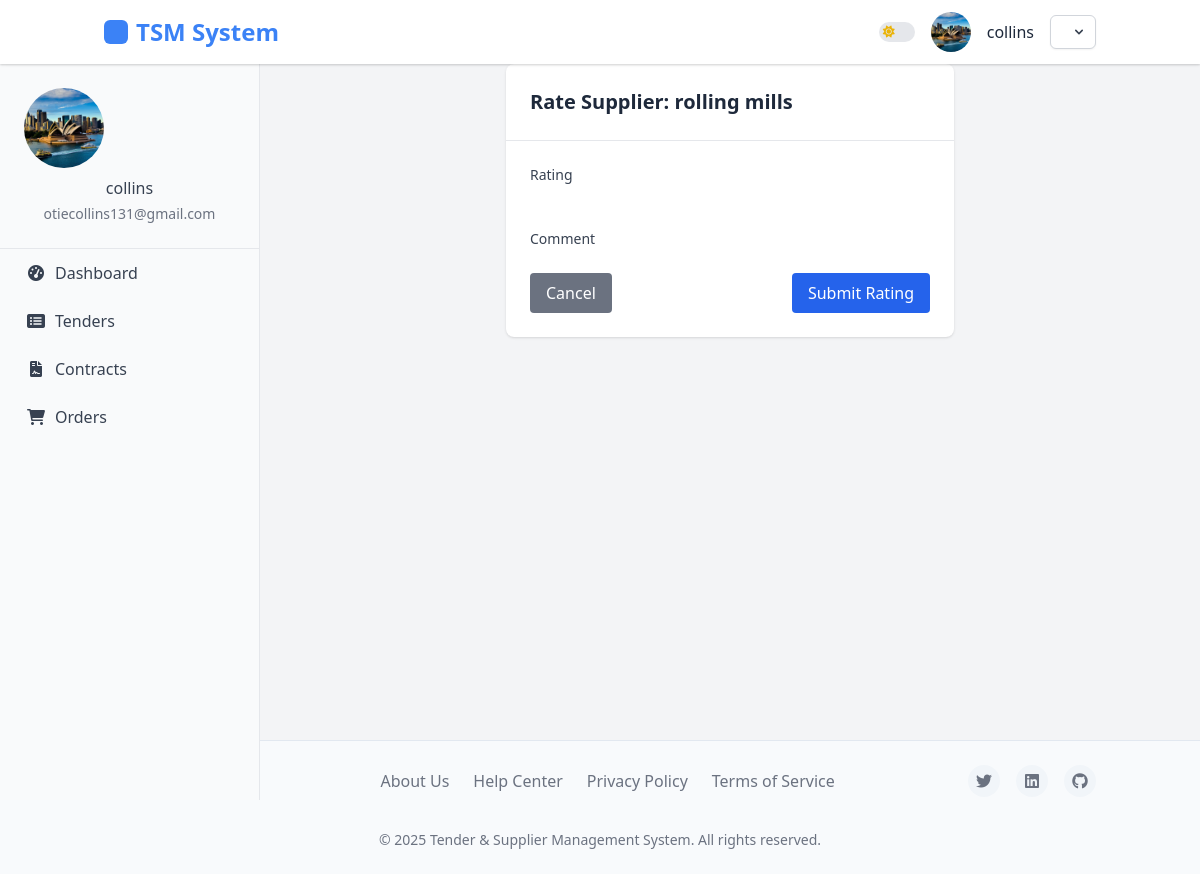
/suppliers/suppliers/1/rate/ (signed in), run on the app's committed database.
### accounts/models.py (models this page shows, shortened)
class User(AbstractUser):
    USER_TYPE_CHOICES = (
        ('buyer', 'Buyer'),
        ('supplier', 'Supplier'),
        ('admin', 'Administrator'),
    )
    user_type = models.CharField(
        max_length=10,
        choices=USER_TYPE_CHOICES,
        default='buyer',
        verbose_name=_('User Type')
    )
    company_name = models.CharField(max_length=100, blank=True)
    phone_number = models.CharField(max_length=20, blank=True)
    email = models.EmailField(_('email address'), unique=True)
    USERNAME_FIELD = 'email'
    REQUIRED_FIELDS = ['username', 'user_type']
    @property
    def is_buyer(self):
        return self.user_type == 'buyer'
    class Meta:
        permissions = [
            ("manage_buyers", "Can manage buyer accounts"),
            ("manage_suppliers", "Can manage supplier accounts"),
        ]

class UserProfile(models.Model):
    user = models.OneToOneField(User, on_delete=models.CASCADE, related_name='profile')
    profile_picture = models.ImageField(upload_to='profile_pics/', blank=True, null=True)
    address = models.TextField(blank=True)
    city = models.CharField(max_length=100, blank=True)
    state = models.CharField(max_length=100, blank=True)
    country = models.CharField(max_length=100, blank=True)
    postal_code = models.CharField(max_length=20, blank=True)
    tax_id = models.CharField(max_length=50, blank=True)
    registration_date = models.DateTimeField(auto_now_add=True)
    last_active = models.DateTimeField(auto_now=True)
    business_category = models.CharField(max_length=100, blank=True)
    years_in_business = models.PositiveIntegerField(default=0)
    department = models.CharField(max_length=100, blank=True)
    position = models.CharField(max_length=100, blank=True)

### suppliers/models.py (models this page shows, shortened)
class SupplierProfile(models.Model):
    user = models.OneToOneField(settings.AUTH_USER_MODEL, on_delete=models.CASCADE, related_name='supplier_profile')
    company_name = models.CharField(max_length=255)
    registration_number = models.CharField(max_length=100)
    tax_id = models.CharField(max_length=100)
    company_address = models.TextField()
    contact_person = models.CharField(max_length=255)
    contact_email = models.EmailField()
    contact_phone = models.CharField(max_length=20)
    website = models.URLField(blank=True)
    year_established = models.PositiveIntegerField(null=True, blank=True)
    categories = models.ManyToManyField(SupplierCategory, related_name='suppliers')
    short_description = models.TextField()
    capabilities = models.TextField()
    is_verified = models.BooleanField(default=False)
    verified_date = models.DateField(null=True, blank=True)
    created_at = models.DateTimeField(auto_now_add=True)
    updated_at = models.DateTimeField(auto_now=True)

### suppliers/views.py (the view)
# urls.py: path('suppliers/<int:pk>/rate/', views.supplier_rating, name='supplier_rating'),
@login_required
@buyer_required
def supplier_rating(request, pk):
    supplier = get_object_or_404(SupplierProfile, pk=pk)
    user_rating = SupplierRating.objects.filter(supplier=supplier, rated_by=request.user).first()
    if request.method == 'POST':
        if user_rating:
            form = SupplierRatingForm(request.POST, instance=user_rating)
        else:
            form = SupplierRatingForm(request.POST)
        if form.is_valid():
            rating = form.save(commit=False)
            rating.supplier = supplier
            rating.rated_by = request.user
            rating.save()
            messages.success(request, "Rating submitted successfully.")
            return redirect('supplier_detail', pk=pk)
    else:
        form = SupplierRatingForm(instance=user_rating)
    return render(request, 'suppliers/supplier_rating_form.html', {
        'form': form,
        'supplier': supplier,
        'user_rating': user_rating
    })

### suppliers/forms.py
class SupplierRatingForm(forms.ModelForm):
    class Meta:
        model = SupplierRating
        fields = ['rating', 'comments']
        widgets = {
            'rating': forms.NumberInput(attrs={'min': 1, 'max': 5}),
            'comments': forms.Textarea(attrs={'rows': 4})
        }

### suppliers/templates/suppliers/supplier_rating_form.html (shortened to what this page needs)
{% extends 'base.html' %}
{% block content %}
<div class="container mx-auto px-4 py-8">
    <div class="bg-white rounded-lg shadow overflow-hidden max-w-md mx-auto">
        <div class="p-6 border-b">
            <h1 class="text-xl font-bold">Rate Supplier: {{ supplier.company_name }}</h1>
        </div>
        <div class="p-6">
            <form method="post">
                <div class="mb-4">
                    <label for="id_rating" class="block text-sm font-medium text-gray-700 mb-1">Rating</label>
                    {{ form.rating }}
                </div>
                <div class="mb-6">
                    <label for="id_comment" class="block text-sm font-medium text-gray-700 mb-1">Comment</label>
                </div>
                <div class="flex items-center justify-between">
                    <a href="{% url 'supplier_detail' supplier.pk %}" class="bg-gray-500 hover:bg-gray-600 text-white font-medium py-2 px-4 rounded">
                        Cancel
                    </a>
                    <button type="submit" class="bg-blue-600 hover:bg-blue-700 text-white font-medium py-2 px-4 rounded">
                        {% if user_rating %}Update{% else %}Submit{% endif %} Rating
                    </button>
                </div>
            </form>
        </div>
    </div>
</div>
{% endblock %}

### accounts/templates/base.html (shortened to what this page needs)
<!DOCTYPE html>
<html lang="en" class="light">
    <head>
    <script src="https://cdn.tailwindcss.com"></script>
    <link rel="stylesheet" href="https://cdnjs.cloudflare.com/ajax/libs/font-awesome/6.0.0-beta3/css/all.min.css">
</head>
<body>
    <aside class="sidebar">
        <div class="sidebar-profile">
            {% if user.is_authenticated %}
                {% if user.profile.profile_picture %}
                    <img src="{{ user.profile.profile_picture.url }}" alt="{{ user.username }}'s Avatar">
                {% endif %}
                <h6>{{ user.get_full_name|default:user.username }}</h6>
                <p class="text-sm">{{ user.email }}</p>
            {% endif %}
        </div>
        <nav class="sidebar-nav">
            <ul>
                {% if user.is_authenticated %}
                    {% if user.is_buyer %}
                        <li><a href="{% url 'dashboard:buyer_dashboard' %}" {% if request.resolver_match.url_name == 'buyer_dashboard' %}class="active"{% endif %}><i class="fas fa-tachometer-alt"></i> Dashboard</a></li>
                        <li><a href="{% url 'tenders:tender_list' %}" {% if request.resolver_match.url_name == 'tender_list' %}class="active"{% endif %}><i class="fas fa-list-alt"></i> Tenders</a></li>
                        <li><a href="{% url 'contracts:contract_list' %}" {% if request.path == '/contracts/' %}class="active"{% endif %}><i class="fas fa-file-contract"></i> Contracts</a></li>
                        <li><a href="{% url 'orders:order_list' %}"><i class="fas fa-shopping-cart"></i> Orders</a></li>
                    {% endif %}
                {% endif %}
            </ul>
        </nav>
    </aside>
    <header>
        <nav class="container mx-auto px-4">
            <div class="logo">
                <a href="{% url 'home' %}" class="text-2xl font-bold">TSM System</a>
            </div>
            <div class="profile">
                <div class="theme-toggle-container">
                    <label class="relative inline-flex items-center cursor-pointer">
                        <span class="w-9 h-5 bg-gray-200 peer-focus:outline-none peer-focus:ring-2 peer-focus:ring-primary-300 dark:bg-gray-700 rounded-full peer dark:peer-focus:ring-primary-600 peer-checked:bg-primary-600 relative">
                            <i class="fas fa-sun absolute left-1 top-1/2 -translate-y-1/2 text-yellow-500 text-xs z-10 transition-opacity dark:opacity-0"></i>
                        </span>
                    </label>
                </div>
                {% if user.profile.profile_picture %}
                      <img src="{{ user.profile.profile_picture.url }}" alt="{{ user.username }}'s Avatar" class="w-10 h-10 rounded-full object-cover">
                    {% else %}
                      <img src="https://via.placeholder.com/40" alt="User Avatar" class="w-10 h-10 rounded-full object-cover">
                    {% endif %}
                {% if user.is_authenticated %}
                    <span class="username">{{ user.username }}</span>
                    <div class="relative inline-block text-left">
                        <button id="userMenuButton" type="button" class="inline-flex items-center justify-center px-3 py-2 text-sm font-medium text-gray-700 bg-white border border-gray-300 rounded-md shadow-sm hover:bg-gray-50 focus:outline-none focus:ring-2 focus:ring-offset-2 focus:ring-primary-500 dark:bg-gray-800 dark:border-gray-700 dark:text-gray-400 dark:hover:bg-gray-700" aria-expanded="false" aria-haspopup="true">
                            <svg class="w-4 h-4 ml-2 -mr-1" viewBox="0 0 20 20" fill="currentColor" aria-hidden="true">
                                <path fill-rule="evenodd" d="M5.293 7.293a1 1 0 011.414 0L10 10.586l3.293-3.293a1 1 0 111.414 1.414l-4 4a1 1 0 01-1.414 0l-4-4a1 1 0 010-1.414z" clip-rule="evenodd" />
                            </svg>
                        </button>
                    </div>
                {% endif %}
            </div>
        </nav>
    </header>
    <div class="main-content">
        {% block content %}{% endblock %}
    </div>
    <footer>
        <div class="container mx-auto px-4">
            <div class="footer-content">
                <div class="footer-logo">TSM System</div>
                <div class="footer-links">
                    <a href="#">About Us</a>
                    <a href="#">Help Center</a>
                    <a href="#">Privacy Policy</a>
                    <a href="#">Terms of Service</a>
                </div>
                <div class="footer-socials">
                    <a href="#"><i class="fab fa-twitter"></i></a>
                    <a href="#"><i class="fab fa-linkedin"></i></a>
                    <a href="#"><i class="fab fa-github"></i></a>
                </div>
                <div class="footer-copyright">
                    &copy; {% now "Y" %} Tender & Supplier Management System. All rights reserved.
                </div>
            </div>
        </div>
    </footer>
</body>
</html>

### data on the page
User: profile.profile_picture (picture), get_full_name "collins", email "otiecollins131@gmail.com", username "collins"
SupplierProfile: company_name "rolling mills"
